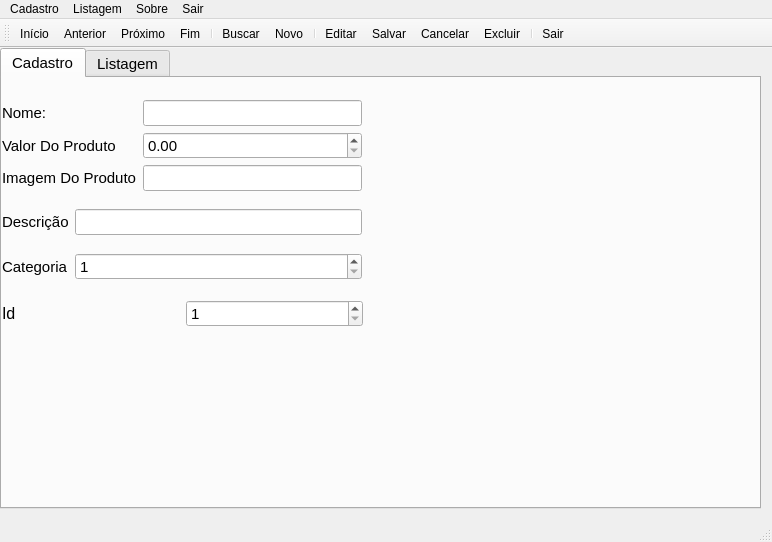
<?xml version="1.0" encoding="UTF-8"?>
<ui version="4.0">
 <class>FrmDepto</class>
 <widget class="QMainWindow" name="FrmDepto">
  <property name="geometry">
   <rect>
    <x>0</x>
    <y>0</y>
    <width>772</width>
    <height>542</height>
   </rect>
  </property>
  <property name="windowTitle">
   <string>Cadastro de Departamentos</string>
  </property>
  <widget class="QWidget" name="centralwidget">
   <widget class="QTabWidget" name="abas">
    <property name="geometry">
     <rect>
      <x>0</x>
      <y>0</y>
      <width>761</width>
      <height>461</height>
     </rect>
    </property>
    <property name="font">
     <font>
      <pointsize>11</pointsize>
     </font>
    </property>
    <property name="currentIndex">
     <number>0</number>
    </property>
    <widget class="QWidget" name="tabCadastro">
     <attribute name="icon">
      <iconset resource="recursos.qrc">
       <normaloff>:/depto/COPY.BMP</normaloff>:/depto/COPY.BMP</iconset>
     </attribute>
     <attribute name="title">
      <string>Cadastro</string>
     </attribute>
     <attribute name="toolTip">
      <string>Manutenção de Dados de Departamento</string>
     </attribute>
     <widget class="QWidget" name="layoutWidget">
      <property name="geometry">
       <rect>
        <x>0</x>
        <y>10</y>
        <width>360</width>
        <height>207</height>
       </rect>
      </property>
      <layout class="QGridLayout" name="gridLayout_2">
       <item row="0" column="0" colspan="2">
        <layout class="QGridLayout" name="gridLayout">
         <item row="0" column="0">
          <widget class="QLabel" name="label_2">
           <property name="text">
            <string>Nome:</string>
           </property>
          </widget>
         </item>
         <item row="0" column="1">
          <widget class="QLineEdit" name="Name_Prod">
           <property name="maxLength">
            <number>200</number>
           </property>
          </widget>
         </item>
         <item row="1" column="0">
          <widget class="QLabel" name="label_3">
           <property name="text">
            <string>Valor Do Produto</string>
           </property>
          </widget>
         </item>
         <item row="2" column="1">
          <widget class="QLineEdit" name="IMG_Prod">
           <property name="maxLength">
            <number>10000</number>
           </property>
          </widget>
         </item>
         <item row="2" column="0">
          <widget class="QLabel" name="label_4">
           <property name="text">
            <string>Imagem Do Produto</string>
           </property>
          </widget>
         </item>
         <item row="1" column="1">
          <widget class="QDoubleSpinBox" name="Valor_Prod">
           <property name="decimals">
            <number>2</number>
           </property>
           <property name="minimum">
            <double>0.000000000000000</double>
           </property>
           <property name="maximum">
            <double>1000000.000000000000000</double>
           </property>
          </widget>
         </item>
        </layout>
       </item>
       <item row="1" column="0">
        <widget class="QLabel" name="label_5">
         <property name="text">
          <string>Descrição</string>
         </property>
        </widget>
       </item>
       <item row="1" column="1">
        <widget class="QLineEdit" name="Descr_Prod">
         <property name="maxLength">
          <number>10000</number>
         </property>
        </widget>
       </item>
       <item row="2" column="0">
        <widget class="QLabel" name="label_6">
         <property name="text">
          <string>Categoria</string>
         </property>
        </widget>
       </item>
       <item row="2" column="1">
        <widget class="QSpinBox" name="CAT_Prod">
         <property name="minimum">
          <number>1</number>
         </property>
        </widget>
       </item>
      </layout>
     </widget>
     <widget class="QWidget" name="">
      <property name="geometry">
       <rect>
        <x>0</x>
        <y>220</y>
        <width>361</width>
        <height>31</height>
       </rect>
      </property>
      <layout class="QGridLayout" name="gridLayout_3">
       <item row="0" column="0">
        <widget class="QLabel" name="ID_PRods">
         <property name="font">
          <font>
           <pointsize>12</pointsize>
          </font>
         </property>
         <property name="text">
          <string>Id</string>
         </property>
        </widget>
       </item>
       <item row="0" column="1">
        <widget class="QSpinBox" name="ID_Prod">
         <property name="minimum">
          <number>1</number>
         </property>
         <property name="maximum">
          <number>1000</number>
         </property>
        </widget>
       </item>
      </layout>
     </widget>
    </widget>
    <widget class="QWidget" name="tabListagem">
     <attribute name="icon">
      <iconset resource="recursos.qrc">
       <normaloff>:/depto/WINPREV.BMP</normaloff>:/depto/WINPREV.BMP</iconset>
     </attribute>
     <attribute name="title">
      <string>Listagem</string>
     </attribute>
     <attribute name="toolTip">
      <string>Exibe lista de departamentos cadastrados</string>
     </attribute>
     <widget class="QTableWidget" name="gridDepto">
      <property name="geometry">
       <rect>
        <x>0</x>
        <y>0</y>
        <width>481</width>
        <height>261</height>
       </rect>
      </property>
      <column>
       <property name="text">
        <string>ID_Prod</string>
       </property>
      </column>
      <column>
       <property name="text">
        <string>Nome</string>
       </property>
      </column>
      <column>
       <property name="text">
        <string>Valor</string>
       </property>
      </column>
      <column>
       <property name="text">
        <string>Imagem</string>
       </property>
      </column>
      <column>
       <property name="text">
        <string>Descrição</string>
       </property>
      </column>
      <column>
       <property name="text">
        <string>Categoria</string>
       </property>
      </column>
     </widget>
    </widget>
   </widget>
  </widget>
  <widget class="QMenuBar" name="menubar">
   <property name="geometry">
    <rect>
     <x>0</x>
     <y>0</y>
     <width>772</width>
     <height>21</height>
    </rect>
   </property>
   <widget class="QMenu" name="menuCadastro">
    <property name="title">
     <string>Cadastro</string>
    </property>
    <addaction name="actionConex_o"/>
    <addaction name="separator"/>
    <addaction name="actionSair"/>
   </widget>
   <widget class="QMenu" name="menuListagem">
    <property name="title">
     <string>Listagem</string>
    </property>
   </widget>
   <widget class="QMenu" name="menuSobre">
    <property name="title">
     <string>Sobre</string>
    </property>
   </widget>
   <widget class="QMenu" name="menuSair">
    <property name="title">
     <string>Sair</string>
    </property>
   </widget>
   <addaction name="menuCadastro"/>
   <addaction name="menuListagem"/>
   <addaction name="menuSobre"/>
   <addaction name="menuSair"/>
  </widget>
  <widget class="QStatusBar" name="statusbar"/>
  <widget class="QToolBar" name="toolBar">
   <property name="windowTitle">
    <string>toolBar</string>
   </property>
   <property name="toolButtonStyle">
    <enum>Qt::ToolButtonTextUnderIcon</enum>
   </property>
   <attribute name="toolBarArea">
    <enum>TopToolBarArea</enum>
   </attribute>
   <attribute name="toolBarBreak">
    <bool>false</bool>
   </attribute>
   <addaction name="action_Inicio"/>
   <addaction name="action_Anterior"/>
   <addaction name="action_Proximo"/>
   <addaction name="action_Fim"/>
   <addaction name="separator"/>
   <addaction name="action_Buscar"/>
   <addaction name="action_Novo"/>
   <addaction name="separator"/>
   <addaction name="action_Editar"/>
   <addaction name="action_Salvar"/>
   <addaction name="action_Cancelar"/>
   <addaction name="action_Excluir"/>
   <addaction name="separator"/>
   <addaction name="action_Sair"/>
  </widget>
  <action name="actionConex_o">
   <property name="text">
    <string>Conexão</string>
   </property>
  </action>
  <action name="actionSair">
   <property name="text">
    <string>Sair</string>
   </property>
  </action>
  <action name="action_Novo">
   <property name="icon">
    <iconset resource="recursos.qrc">
     <normaloff>:/depto/Add.bmp</normaloff>:/depto/Add.bmp</iconset>
   </property>
   <property name="text">
    <string>&amp;Novo</string>
   </property>
   <property name="toolTip">
    <string>Incluir novo registro</string>
   </property>
   <property name="shortcut">
    <string>Ctrl++</string>
   </property>
  </action>
  <action name="action_Editar">
   <property name="icon">
    <iconset resource="recursos.qrc">
     <normaloff>:/depto/WINNEXT.BMP</normaloff>:/depto/WINNEXT.BMP</iconset>
   </property>
   <property name="text">
    <string>&amp;Editar</string>
   </property>
   <property name="toolTip">
    <string>Altera dados do registro em exibição</string>
   </property>
  </action>
  <action name="action_Salvar">
   <property name="icon">
    <iconset resource="recursos.qrc">
     <normaloff>:/depto/Save.bmp</normaloff>:/depto/Save.bmp</iconset>
   </property>
   <property name="text">
    <string>&amp;Salvar</string>
   </property>
   <property name="toolTip">
    <string>Grava o registro atual no banco de dados</string>
   </property>
  </action>
  <action name="action_Excluir">
   <property name="icon">
    <iconset resource="recursos.qrc">
     <normaloff>:/depto/Minus.bmp</normaloff>:/depto/Minus.bmp</iconset>
   </property>
   <property name="text">
    <string>E&amp;xcluir</string>
   </property>
   <property name="toolTip">
    <string>Exclui o registro cujo código foi digitado</string>
   </property>
  </action>
  <action name="action_Cancelar">
   <property name="icon">
    <iconset resource="recursos.qrc">
     <normaloff>:/depto/UNDO.BMP</normaloff>:/depto/UNDO.BMP</iconset>
   </property>
   <property name="text">
    <string>&amp;Cancelar</string>
   </property>
   <property name="toolTip">
    <string>Cancela a operação atualmente em execução</string>
   </property>
  </action>
  <action name="action_Buscar">
   <property name="icon">
    <iconset resource="recursos.qrc">
     <normaloff>:/depto/Oeil2.bmp</normaloff>:/depto/Oeil2.bmp</iconset>
   </property>
   <property name="text">
    <string>&amp;Buscar</string>
   </property>
   <property name="toolTip">
    <string>Busca o registro cujo código foi digitado e o exibe</string>
   </property>
  </action>
  <action name="action_Inicio">
   <property name="icon">
    <iconset resource="recursos.qrc">
     <normaloff>:/depto/first.bmp</normaloff>:/depto/first.bmp</iconset>
   </property>
   <property name="text">
    <string>&amp;Início</string>
   </property>
   <property name="toolTip">
    <string>Posiciona visualização no primeiro registro e o exibe</string>
   </property>
  </action>
  <action name="action_Anterior">
   <property name="icon">
    <iconset resource="recursos.qrc">
     <normaloff>:/depto/prior.bmp</normaloff>:/depto/prior.bmp</iconset>
   </property>
   <property name="text">
    <string>&amp;Anterior</string>
   </property>
   <property name="toolTip">
    <string>Posiciona visualização no registro anterior ao atualmente exibido</string>
   </property>
  </action>
  <action name="action_Proximo">
   <property name="icon">
    <iconset resource="recursos.qrc">
     <normaloff>:/depto/next.bmp</normaloff>:/depto/next.bmp</iconset>
   </property>
   <property name="text">
    <string>&amp;Próximo</string>
   </property>
   <property name="toolTip">
    <string>Posiciona visualização no registro seguinte ao atual</string>
   </property>
  </action>
  <action name="action_Fim">
   <property name="icon">
    <iconset resource="recursos.qrc">
     <normaloff>:/depto/last.bmp</normaloff>:/depto/last.bmp</iconset>
   </property>
   <property name="text">
    <string>&amp;Fim</string>
   </property>
   <property name="toolTip">
    <string>Posiciona visualização no último registro e o exibe</string>
   </property>
  </action>
  <action name="action_Sair">
   <property name="icon">
    <iconset resource="recursos.qrc">
     <normaloff>:/depto/CLOSE1.BMP</normaloff>:/depto/CLOSE1.BMP</iconset>
   </property>
   <property name="text">
    <string>Sai&amp;r</string>
   </property>
   <property name="toolTip">
    <string>Fecha a conexão, salva dados e fecha o formulário</string>
   </property>
  </action>
 </widget>
 <resources>
  <include location="recursos.qrc"/>
 </resources>
 <connections/>
</ui>
